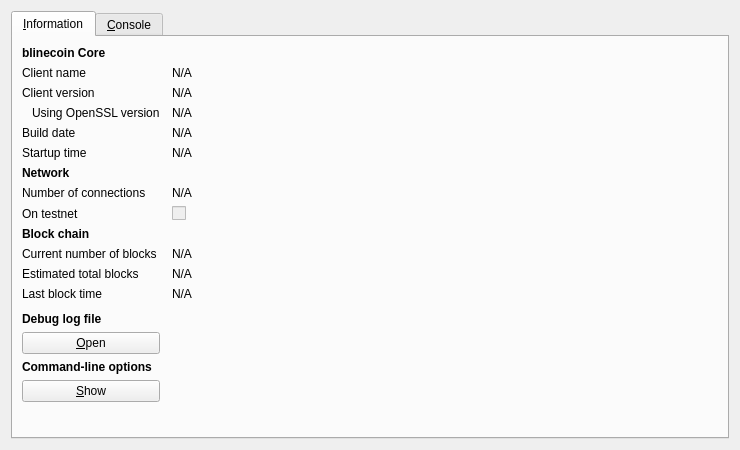
<?xml version="1.0" encoding="UTF-8"?>
<ui version="4.0">
 <class>RPCConsole</class>
 <widget class="QDialog" name="RPCConsole">
  <property name="geometry">
   <rect>
    <x>0</x>
    <y>0</y>
    <width>740</width>
    <height>450</height>
   </rect>
  </property>
  <property name="windowTitle">
   <string>blinecoin - Debug window</string>
  </property>
  <layout class="QVBoxLayout" name="verticalLayout_2">
   <item>
    <widget class="QTabWidget" name="tabWidget">
     <property name="currentIndex">
      <number>0</number>
     </property>
     <widget class="QWidget" name="tab_info">
      <attribute name="title">
       <string>&amp;Information</string>
      </attribute>
      <layout class="QGridLayout" name="gridLayout" columnstretch="0,1">
       <property name="horizontalSpacing">
        <number>12</number>
       </property>
       <item row="0" column="0">
        <widget class="QLabel" name="label_9">
         <property name="font">
          <font>
           <weight>75</weight>
           <bold>true</bold>
          </font>
         </property>
         <property name="text">
          <string>blinecoin Core</string>
         </property>
        </widget>
       </item>
       <item row="1" column="0">
        <widget class="QLabel" name="label_5">
         <property name="text">
          <string>Client name</string>
         </property>
        </widget>
       </item>
       <item row="1" column="1">
        <widget class="QLabel" name="clientName">
         <property name="cursor">
          <cursorShape>IBeamCursor</cursorShape>
         </property>
         <property name="text">
          <string>N/A</string>
         </property>
         <property name="textFormat">
          <enum>Qt::PlainText</enum>
         </property>
         <property name="textInteractionFlags">
          <set>Qt::LinksAccessibleByMouse|Qt::TextSelectableByKeyboard|Qt::TextSelectableByMouse</set>
         </property>
        </widget>
       </item>
       <item row="2" column="0">
        <widget class="QLabel" name="label_6">
         <property name="text">
          <string>Client version</string>
         </property>
        </widget>
       </item>
       <item row="2" column="1">
        <widget class="QLabel" name="clientVersion">
         <property name="cursor">
          <cursorShape>IBeamCursor</cursorShape>
         </property>
         <property name="text">
          <string>N/A</string>
         </property>
         <property name="textFormat">
          <enum>Qt::PlainText</enum>
         </property>
         <property name="textInteractionFlags">
          <set>Qt::LinksAccessibleByMouse|Qt::TextSelectableByKeyboard|Qt::TextSelectableByMouse</set>
         </property>
        </widget>
       </item>
       <item row="3" column="0">
        <widget class="QLabel" name="label_14">
         <property name="text">
          <string>Using OpenSSL version</string>
         </property>
         <property name="indent">
          <number>10</number>
         </property>
        </widget>
       </item>
       <item row="3" column="1">
        <widget class="QLabel" name="openSSLVersion">
         <property name="cursor">
          <cursorShape>IBeamCursor</cursorShape>
         </property>
         <property name="text">
          <string>N/A</string>
         </property>
         <property name="textFormat">
          <enum>Qt::PlainText</enum>
         </property>
         <property name="textInteractionFlags">
          <set>Qt::LinksAccessibleByMouse|Qt::TextSelectableByKeyboard|Qt::TextSelectableByMouse</set>
         </property>
        </widget>
       </item>
       <item row="4" column="0">
        <widget class="QLabel" name="label_12">
         <property name="text">
          <string>Build date</string>
         </property>
        </widget>
       </item>
       <item row="4" column="1">
        <widget class="QLabel" name="buildDate">
         <property name="cursor">
          <cursorShape>IBeamCursor</cursorShape>
         </property>
         <property name="text">
          <string>N/A</string>
         </property>
         <property name="textFormat">
          <enum>Qt::PlainText</enum>
         </property>
         <property name="textInteractionFlags">
          <set>Qt::LinksAccessibleByMouse|Qt::TextSelectableByKeyboard|Qt::TextSelectableByMouse</set>
         </property>
        </widget>
       </item>
       <item row="5" column="0">
        <widget class="QLabel" name="label_13">
         <property name="text">
          <string>Startup time</string>
         </property>
        </widget>
       </item>
       <item row="5" column="1">
        <widget class="QLabel" name="startupTime">
         <property name="cursor">
          <cursorShape>IBeamCursor</cursorShape>
         </property>
         <property name="text">
          <string>N/A</string>
         </property>
         <property name="textFormat">
          <enum>Qt::PlainText</enum>
         </property>
         <property name="textInteractionFlags">
          <set>Qt::LinksAccessibleByMouse|Qt::TextSelectableByKeyboard|Qt::TextSelectableByMouse</set>
         </property>
        </widget>
       </item>
       <item row="6" column="0">
        <widget class="QLabel" name="label_11">
         <property name="font">
          <font>
           <weight>75</weight>
           <bold>true</bold>
          </font>
         </property>
         <property name="text">
          <string>Network</string>
         </property>
        </widget>
       </item>
       <item row="7" column="0">
        <widget class="QLabel" name="label_7">
         <property name="text">
          <string>Number of connections</string>
         </property>
        </widget>
       </item>
       <item row="7" column="1">
        <widget class="QLabel" name="numberOfConnections">
         <property name="cursor">
          <cursorShape>IBeamCursor</cursorShape>
         </property>
         <property name="text">
          <string>N/A</string>
         </property>
         <property name="textFormat">
          <enum>Qt::PlainText</enum>
         </property>
         <property name="textInteractionFlags">
          <set>Qt::LinksAccessibleByMouse|Qt::TextSelectableByKeyboard|Qt::TextSelectableByMouse</set>
         </property>
        </widget>
       </item>
       <item row="8" column="0">
        <widget class="QLabel" name="label_8">
         <property name="text">
          <string>On testnet</string>
         </property>
        </widget>
       </item>
       <item row="8" column="1">
        <widget class="QCheckBox" name="isTestNet">
         <property name="enabled">
          <bool>false</bool>
         </property>
         <property name="text">
          <string/>
         </property>
        </widget>
       </item>
       <item row="9" column="0">
        <widget class="QLabel" name="label_10">
         <property name="font">
          <font>
           <weight>75</weight>
           <bold>true</bold>
          </font>
         </property>
         <property name="text">
          <string>Block chain</string>
         </property>
        </widget>
       </item>
       <item row="10" column="0">
        <widget class="QLabel" name="label_3">
         <property name="text">
          <string>Current number of blocks</string>
         </property>
        </widget>
       </item>
       <item row="10" column="1">
        <widget class="QLabel" name="numberOfBlocks">
         <property name="cursor">
          <cursorShape>IBeamCursor</cursorShape>
         </property>
         <property name="text">
          <string>N/A</string>
         </property>
         <property name="textFormat">
          <enum>Qt::PlainText</enum>
         </property>
         <property name="textInteractionFlags">
          <set>Qt::LinksAccessibleByMouse|Qt::TextSelectableByKeyboard|Qt::TextSelectableByMouse</set>
         </property>
        </widget>
       </item>
       <item row="11" column="0">
        <widget class="QLabel" name="label_4">
         <property name="text">
          <string>Estimated total blocks</string>
         </property>
        </widget>
       </item>
       <item row="11" column="1">
        <widget class="QLabel" name="totalBlocks">
         <property name="cursor">
          <cursorShape>IBeamCursor</cursorShape>
         </property>
         <property name="text">
          <string>N/A</string>
         </property>
         <property name="textFormat">
          <enum>Qt::PlainText</enum>
         </property>
         <property name="textInteractionFlags">
          <set>Qt::LinksAccessibleByMouse|Qt::TextSelectableByKeyboard|Qt::TextSelectableByMouse</set>
         </property>
        </widget>
       </item>
       <item row="12" column="0">
        <widget class="QLabel" name="label_2">
         <property name="text">
          <string>Last block time</string>
         </property>
        </widget>
       </item>
       <item row="12" column="1">
        <widget class="QLabel" name="lastBlockTime">
         <property name="cursor">
          <cursorShape>IBeamCursor</cursorShape>
         </property>
         <property name="text">
          <string>N/A</string>
         </property>
         <property name="textFormat">
          <enum>Qt::PlainText</enum>
         </property>
         <property name="textInteractionFlags">
          <set>Qt::LinksAccessibleByMouse|Qt::TextSelectableByKeyboard|Qt::TextSelectableByMouse</set>
         </property>
        </widget>
       </item>
       <item row="13" column="0">
        <spacer name="verticalSpacer_2">
         <property name="orientation">
          <enum>Qt::Vertical</enum>
         </property>
         <property name="sizeHint" stdset="0">
          <size>
           <width>20</width>
           <height>20</height>
          </size>
         </property>
        </spacer>
       </item>
       <item row="14" column="0">
        <widget class="QLabel" name="labelDebugLogfile">
         <property name="font">
          <font>
           <weight>75</weight>
           <bold>true</bold>
          </font>
         </property>
         <property name="text">
          <string>Debug log file</string>
         </property>
        </widget>
       </item>
       <item row="15" column="0">
        <widget class="QPushButton" name="openDebugLogfileButton">
         <property name="toolTip">
          <string>Open the blinecoin debug log file from the current data directory. This can take a few seconds for large log files.</string>
         </property>
         <property name="text">
          <string>&amp;Open</string>
         </property>
         <property name="autoDefault">
          <bool>false</bool>
         </property>
        </widget>
       </item>
       <item row="16" column="0">
        <widget class="QLabel" name="labelCLOptions">
         <property name="font">
          <font>
           <weight>75</weight>
           <bold>true</bold>
          </font>
         </property>
         <property name="text">
          <string>Command-line options</string>
         </property>
        </widget>
       </item>
       <item row="17" column="0">
        <widget class="QPushButton" name="showCLOptionsButton">
         <property name="toolTip">
          <string>Show the blinecoin-Qt help message to get a list with possible blinecoin command-line options.</string>
         </property>
         <property name="text">
          <string>&amp;Show</string>
         </property>
         <property name="autoDefault">
          <bool>false</bool>
         </property>
        </widget>
       </item>
       <item row="18" column="0">
        <spacer name="verticalSpacer">
         <property name="orientation">
          <enum>Qt::Vertical</enum>
         </property>
         <property name="sizeHint" stdset="0">
          <size>
           <width>20</width>
           <height>40</height>
          </size>
         </property>
        </spacer>
       </item>
      </layout>
     </widget>
     <widget class="QWidget" name="tab_console">
      <attribute name="title">
       <string>&amp;Console</string>
      </attribute>
      <layout class="QVBoxLayout" name="verticalLayout_3">
       <property name="spacing">
        <number>3</number>
       </property>
       <item>
        <widget class="QTextEdit" name="messagesWidget">
         <property name="minimumSize">
          <size>
           <width>0</width>
           <height>100</height>
          </size>
         </property>
         <property name="readOnly">
          <bool>true</bool>
         </property>
         <property name="tabKeyNavigation" stdset="0">
          <bool>false</bool>
         </property>
         <property name="columnCount" stdset="0">
          <number>2</number>
         </property>
        </widget>
       </item>
       <item>
        <layout class="QHBoxLayout" name="horizontalLayout">
         <property name="spacing">
          <number>3</number>
         </property>
         <item>
          <widget class="QLabel" name="label">
           <property name="text">
            <string notr="true">&gt;</string>
           </property>
          </widget>
         </item>
         <item>
          <widget class="QLineEdit" name="lineEdit"/>
         </item>
         <item>
          <widget class="QPushButton" name="clearButton">
           <property name="maximumSize">
            <size>
             <width>24</width>
             <height>24</height>
            </size>
           </property>
           <property name="toolTip">
            <string>Clear console</string>
           </property>
           <property name="text">
            <string/>
           </property>
           <property name="icon">
            <iconset resource="../bitcoin.qrc">
             <normaloff>:/icons/remove</normaloff>:/icons/remove</iconset>
           </property>
           <property name="shortcut">
            <string notr="true">Ctrl+L</string>
           </property>
           <property name="autoDefault">
            <bool>false</bool>
           </property>
          </widget>
         </item>
        </layout>
       </item>
      </layout>
     </widget>
    </widget>
   </item>
  </layout>
 </widget>
 <resources>
  <include location="../bitcoin.qrc"/>
 </resources>
 <connections/>
</ui>
